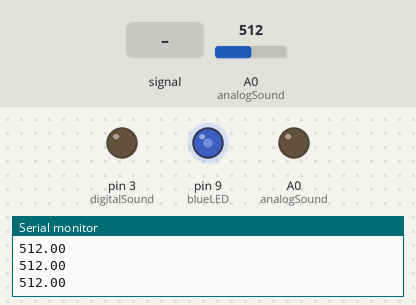
Bench run of a sketch on a simulated Arduino Uno, built with avr-gcc and run on an emulated ATmega328P. On the bench: output pins drawn as LEDs (lit = HIGH), the last lines printed to the serial monitor. The inputs (shaded band) are chosen by the test bench; at power-on: A0 (analogSound) = 512.

Above: at 1.29 s.
1.3 s: A0 (analogSound) set to 12
4.3 s: A0 (analogSound) set to 9
At 4.8 s:
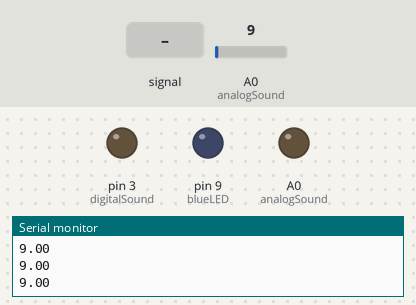
5.8 s: A0 (analogSound) set to 122
8.8 s: A0 (analogSound) fed a 200 Hz sine of ±81 counts around its level
11.8 s: A0 (analogSound) set to 0
At 12.2 s:
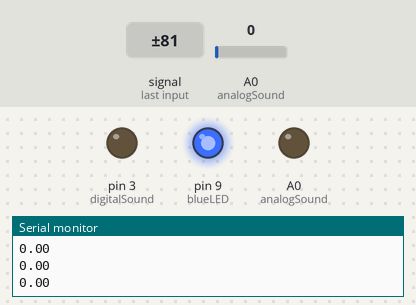
13.3 s: A0 (analogSound) set to 20
Timing chart, 0 to 17.3 s (numbered marks = the images above; inputs shaded):
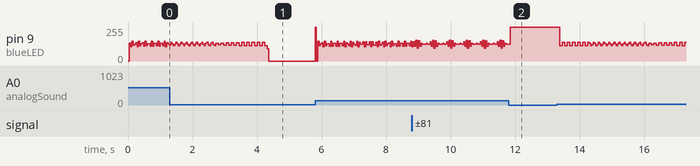

Measured:
- the behaviour switches between 11 and 10 on A0 (analogSound) (found by bisection; images 0 and 1)

The sketch:

Arduino_Uno_R3_sound_sensor.ino
```cpp
// defining pins
const int blueLED       = 9;
int LEDstate            = HIGH;
const int digitalSound  = 3;
const int analogSound   = A0;

// variables to adjust the brightness
int brightness = 0;

void setup() {
  Serial.begin(9600);
  pinMode(digitalSound, OUTPUT);
  pinMode(analogSound, OUTPUT);
  pinMode(blueLED, OUTPUT);
  digitalWrite(blueLED, LEDstate);
}

void loop() {
  // Digitalpin 7 auslesen und bei LOW umschalten
  int     din = digitalRead(digitalSound);
  double  snd = analogRead(analogSound);
  Serial.println(snd);
  if (snd > 10) {
    LEDstate = !LEDstate;
    digitalWrite(blueLED, LEDstate);

    //double val = snd * 5 / 1024;
    //Serial.print("Value in V: ");
    //Serial.println(val);
  }
}
```
